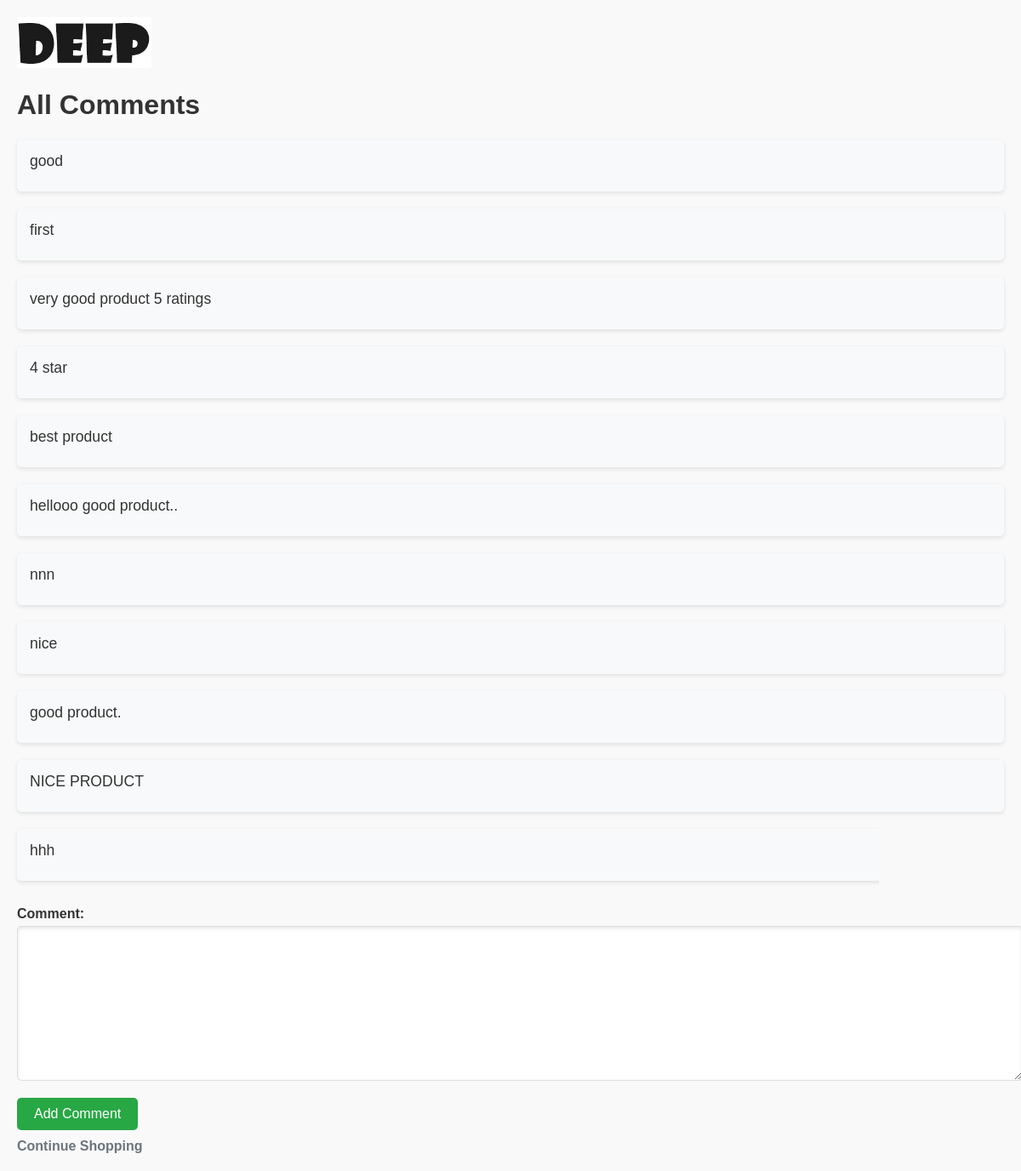
/all_comment/2/, run on the app's committed database.
### app1/models.py (models this page shows, shortened)
class Comments(models.Model):
    id_com=models.ForeignKey(Product,on_delete=models.CASCADE)
    comment=models.TextField()
    user=models.ForeignKey('auth.User', on_delete=models.CASCADE)

### app1/views.py (the view)
# urls.py: path('all_comment/<int:product_id>/',all_comment,name='all_comment'),
def all_comment(request, product_id):
    product = get_object_or_404(Product, id=product_id)
    comments = Comments.objects.filter(id_com=product)
    form = CommentForm()
    return render(request, 'app1/comment.html', {
        'product': product,
        'comments': comments,
        'form': form
    })

### app1/forms.py
class CommentForm(forms.ModelForm):
    class Meta:
        model=Comments
        fields=('comment',)

### app1/templates/app1/comment.html (shortened to what this page needs)
<!DOCTYPE HTML>
<html lang="en">
<head>
    {% load static %}
    <link rel="stylesheet" href="{% static 'app1/comment_section.css' %}">
    <link rel="stylesheet" href="https://cdnjs.cloudflare.com/ajax/libs/font-awesome/5.15.3/css/all.min.css">
</head>
<body>
    <header>
        <nav>
            <a href="{% url 'home' %}"><img src="{% static 'app1/images/DG.JPG' %}" height="60px"></a>
        </nav>
    </header>
    <h1>All Comments</h1>
    <div class="product-list">
        {% for comment in comments %}
            <div class="comment-container" style="--comment-index: {{ forloop.counter0 }}">
                <p class="comment-text">{{ comment.comment }}</p>
            </div>
        {% endfor %}
    </div>
    <form method="POST" action="{% url 'add_comment' product.id %}" class="add-comment-form">
        {{ form.as_p }}
        <button type="submit" class="add-comment-btn">Add Comment</button>
    </form>
    <a href="{% url 'home' %}" class="continue-shopping">Continue Shopping</a>
</body>
</html>

### app1/static/app1/comment_section.css (style rules this page uses)
body { font-family: Arial, sans-serif; background-color: #f9f9f9; color: #333; margin: 20px; }
.product-list { margin-top: 20px; padding-left: 0; list-style: none; }
.product-list p { margin: 0 0 10px; }
form { margin-top: 20px; }
form textarea { width: 100%; padding: 10px; border: 1px solid #ddd; border-radius: 5px; box-shadow: inset 0 2px 4px rgba(0, 0, 0, 0.1); font-size: 14px; resize: vertical; min-height: 100px; }
form button { background-color: #28a745; color: white; padding: 10px 20px; border: none; border-radius: 5px; font-size: 16px; cursor: pointer; transition: background-color 0.3s ease, transform 0.2s ease; }
a.continue-shopping { display: inline-block; margin-top: 10px; text-decoration: none; color: #6c757d; font-weight: bold; transition: color 0.3s ease; }
form label { font-weight: bold; display: block; margin-bottom: 5px; }

### app1/templates/app1/comment.html (style rules this page uses)
.comment-container { margin-bottom: 20px; padding: 15px; border-radius: 5px; box-shadow: 0 2px 5px rgba(0, 0, 0, 0.1); background-color: #f8f9fa; opacity: 0; transform: translateY(20px); animation: fadeInUp 0.4s ease forwards; animation-delay: calc(0.1s * var(--comment-index)); }
.comment-text { margin-bottom: 10px; font-size: 1.1em; color: #333; }
.add-comment-form { margin-top: 30px; }
.continue-shopping { margin-top: 20px; display: inline-block; color: #007bff; text-decoration: none; }
button.add-comment-btn { background-color: #28a745; color: white; padding: 10px 20px; border: none; border-radius: 5px; cursor: pointer; }

### data on the page
Comments: comment "good"
Comments: comment "first"
Comments: comment "very good product 5 ratings"
Comments: comment "4 star"
Comments: comment "best product"
Comments: comment "hellooo good product.."
Comments: comment "nnn"
Comments: comment "nice"
Comments: comment "good product."
Comments: comment "NICE PRODUCT"
Comments: comment "hhh"
